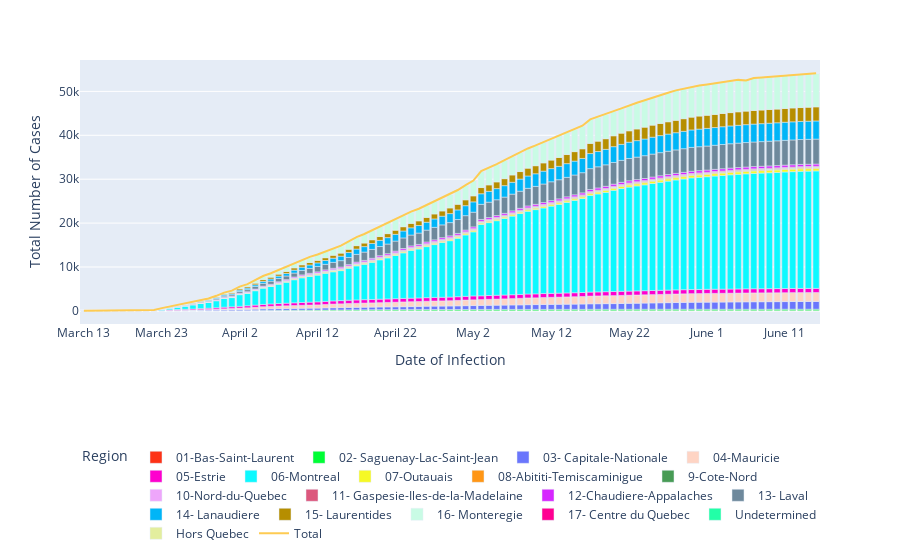

The code cell stored with this chart in its notebook:
### Code cell
fig = px.bar(stacked_df, x="Date of Infection", y="Total Number of Cases", color = "Region", color_discrete_sequence= px.colors.qualitative.Light24)
fig.add_trace(go.Scatter(x=dates, y=total_cases,
                    mode='lines',
                    name='Total'))


fig.update_layout(legend_orientation="h",  xaxis = {"dtick" : 10})
fig.update_layout(legend=dict( y=-0.45))

fig.show()
with open('../plotly/total_cases.json', 'w') as f:
    f.write(fig.to_json())
